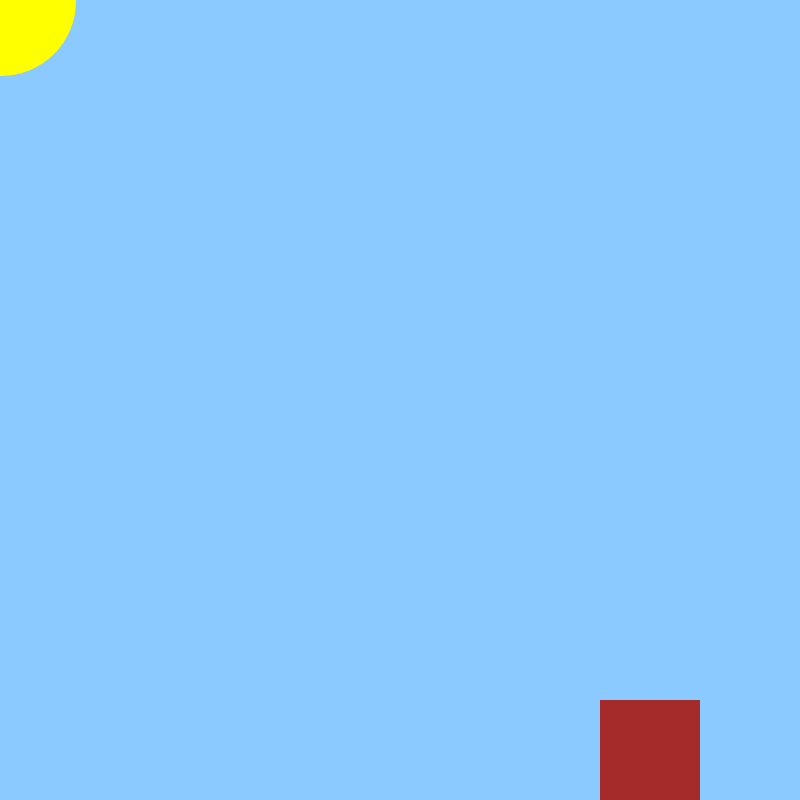
Frame 1 (no input)
Frame 60 (no input): identical to frame 1, image omitted
Frame 120 (the mouse pressed at the canvas centre since frame 60): identical to frame 1, image omitted

The p5.js sketch that drew this single still picture (run headless with seeded random() and noise() and a simulated clock; from frame 60 on, the mouse is pressed at the canvas centre):

// p5.js sketch
// ── sketch.js
function setup() {
  createCanvas(800, 800);
  // Help blind or low-vision users understand your sketch
  describe("A 800 by 800 pixel gray canvas.");
}

function draw() {
  background(138, 202, 255);
  fill(255, 255, 0)
  noStroke()
  circle(1,1,150)
  fill(165, 42, 42)
  rect(600,700,100,200)
  
}
